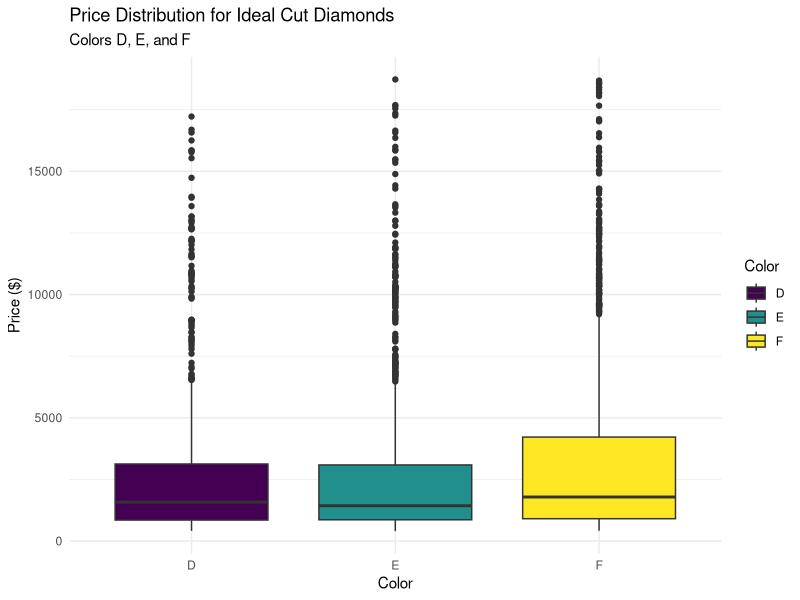
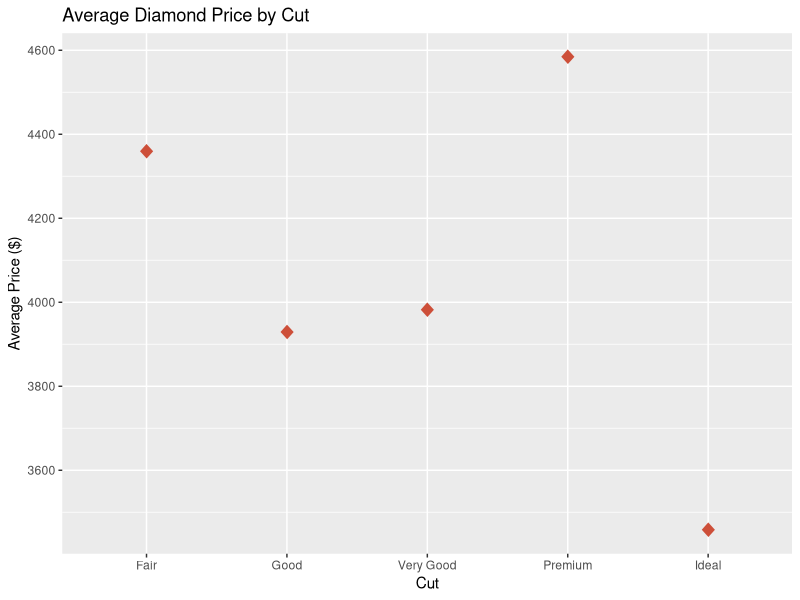

Reproduce these figures in R, in order.
## ---- chunk 1
library(tidyverse)
## ---- chunk 2
glimpse(diamonds)
## ---- chunk 3
ideal_diamonds <- filter(diamonds, 
                         cut == "Ideal")

# View portion of filtered data frame
head(ideal_diamonds)
## ---- chunk 4
filtered_diamonds <- filter(diamonds, 
                        cut == "Ideal",
                        color == c("D", "E", "F"))

# View portion of filtered data frame
head(filtered_diamonds)
## ---- chunk 5
ggplot(filtered_diamonds, aes(x = color, y = price, fill = color)) +
  geom_boxplot() +
  labs(
    title = "Price Distribution for Ideal Cut Diamonds",
    subtitle = "Colors D, E, and F",
    x = "Color",
    y = "Price ($)",
    fill = "Color"
  ) +
  theme_minimal()
## ---- chunk 6
# Ascending order
sorted_carat <- arrange(diamonds, 
                        carat)

# View portion of arranged data frame
head(sorted_carat)
## ---- chunk 7
# Descending order
sorted_carat_desc <- arrange(diamonds, 
                             desc(carat))

# View portion of arranged data frame
head(sorted_carat_desc)
## ---- chunk 8
sorted_carat_price <- arrange(diamonds, 
                              desc(carat), 
                              price)

# View portion of arranged data frame
head(sorted_carat_price)
## ---- chunk 9
group_cut <- group_by(diamonds, 
                      cut)

# View portion of the grouped data frame
head(group_cut, 10)
## ---- chunk 10
group_cut_clarity <- group_by(diamonds, 
                              cut, 
                              clarity)

# View grouped data
group_cut_clarity
## ---- chunk 11
avg_price_by_cut <- group_by(diamonds, cut) |>
                    summarize(avg_price = mean(price))

# View data
avg_price_by_cut
## ---- chunk 12
ggplot(avg_price_by_cut, aes(x = cut, y = avg_price)) +
  geom_point(size = 6, shape = "\u25C6", color = "tomato3") +
  labs(
    title = "Average Diamond Price by Cut",
    x = "Cut",
    y = "Average Price ($)"
  )
